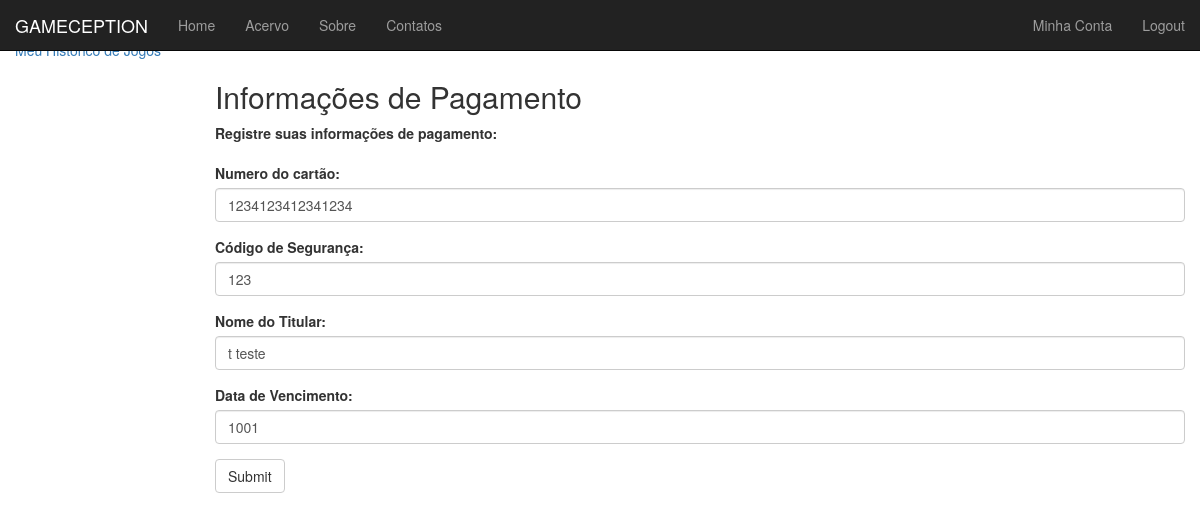
The app's page /Assinante/InfoPagamento/ (signed in) with its own data.
### Assinante/models.py (models this page shows, shortened)
class DadosBancarios(models.Model):
    assinatura = models.OneToOneField(User)
    numeroCartao = models.CharField(max_length=20)
    codigoSeguranca = models.CharField(max_length=3)
    nomeTitular = models.CharField(max_length=200)
    vencimento = models.CharField(max_length=200)

### Assinante/views.py (the view)
def InfoPagamento(request):
    finalizado = False
    if request.method == 'POST':
        form = InfoPagamentoForm(request.POST)      #Se o request for POST o usuario esta submetendo o formulario
        if form.is_valid():
            numeroCartao = form.cleaned_data['numeroCartaoForm']        #Obtem os valores submetidos pelo usuario atraves do formulario
            codigoSeguranca = form.cleaned_data['codigoSegurancaForm']
            nomeTitular = form.cleaned_data['nomeTitularForm']
            vencimento = form.cleaned_data['vencimentoForm']
            username = request.user.get_username()                  #Obtem o nome do usuario
            user = User.objects.get(username=username)
            try:
                dados = DadosBancarios.objects.get(assinatura=user)     #Verifica se o usuario em questao ja possui dados bancarios
            except:     #Colocar o tipo do except
                dados = DadosBancarios.objects.create(assinatura=user)  #Se o usuario nao possuir dados bancarios ainda um objeto eh criado para armazena-los
            dados.numeroCartao = numeroCartao                   #Armazena os dados obtidos do formulario no objeto dados
            dados.codigoSeguranca = codigoSeguranca
            dados.nomeTitular = nomeTitular
            dados.vencimento = vencimento
            dados.save()                            #Salva as alteracoes para o banco de dados
            finalizado = True
    else:
        form = InfoPagamentoForm()
        try:
            username = request.user.get_username()
            user = User.objects.get(username=username)
            dados = DadosBancarios.objects.get(assinatura=user)         #Verifica se o usuario ja possui dados bancarios
            form.fields["numeroCartaoForm"].initial = dados.numeroCartao
            form.fields["codigoSegurancaForm"].initial = dados.codigoSeguranca     #Se existem dados bancarios antigos, estes sao mostrados ao usuario
            form.fields["nomeTitularForm"].initial = dados.nomeTitular             #permitindo a ele alterar alguns valores sem ter que reescrever os demais
            form.fields["vencimentoForm"].initial = dados.vencimento
        except:     #Colocar o tipo do except
            pass
    return render(request, 'Assinante/InfoPagamento.html', {'form': form, 'finalizado': finalizado})

### Assinante/views.py
class InfoPagamentoForm(forms.Form):
    numeroCartaoForm = forms.CharField(label='Numero do cartao', max_length=16, min_length=16)
    codigoSegurancaForm = forms.CharField(label='Codigo de seguranca', max_length=3, min_length=3)
    nomeTitularForm = forms.CharField(label='Nome do titular', max_length=200, min_length=2)
    vencimentoForm = forms.CharField(label='Ano de vencimento', max_length=4, min_length=4)

### Assinante/Templates/Assinante/InfoPagamento.html (shortened to what this page needs)
{% extends "MainPage.html" %}
{% block content %}
    {% if finalizado %}
        Os dados bancarios foram armazenados com sucesso. <a href="{% url 'MinhaConta' %}">Voltar à sua página de assinante</a>
    {% else %}
        <form role="form" action="/Assinante/InfoPagamento/" method="post">
            <h2 class="form-signin-heading">Informações de Pagamento</h2>
            <strong>Registre suas informações de pagamento:</strong><br/><br/>
            <div class="form-group" >
                <p class="required">
                    <label for="{{ form.numeroCartaoForm.id_for_label }}">Numero do cartão:</label>
                    <input class="form-control"  id="{{ form.numeroCartaoForm.id_for_label }}" name="numeroCartaoForm" type="text"  placeholder="Numero do cartão" {% if form.numeroCartaoForm.value != None %}value="{{ form.numeroCartaoForm.value }}" {% endif %}/>
                </p>
            </div>
            <div class="form-group" >
                <p class="required">
                    <label for="{{ form.codigoSegurancaForm.id_for_label }}">Código de Segurança:</label>
                    <input class="form-control"  id="{{ form.codigoSegurancaForm.id_for_label }}" name="codigoSegurancaForm" type="text"  placeholder="Código de Segurança" {% if form.codigoSegurancaForm.value != None %}value="{{ form.codigoSegurancaForm.value }}" {% endif %}/>
                </p>
            </div>
            <div class="form-group" >
                <p class="required">
                    <label for="{{ form.nomeTitularForm.id_for_label }}">Nome do Titular:</label>
                    <input class="form-control"  id="{{ form.nomeTitularForm.id_for_label }}" name="nomeTitularForm" type="text"  placeholder="Nome do Titular" {% if form.nomeTitularForm.value != None %}value="{{ form.nomeTitularForm.value }}" {% endif %}/>
                </p>
            </div>
            <div class="form-group" >
                <p class="required">
                    <label for="{{ form.vencimentoForm.id_for_label }}">Data de Vencimento:</label>
                    <input class="form-control"  id="{{ form.vencimentoForm.id_for_label }}" name="vencimentoForm" type="text"  placeholder="Data de Vencimento" {% if form.vencimentoForm.value != None %}value="{{ form.vencimentoForm.value }}" {% endif %}/>
                </p>
            </div>
            <button type="submit" class="btn btn-default">Submit</button>
        </form>
    {% endif %}
{% endblock %}

### records on screen
DadosBancarios: numeroCartaoForm "1234123412341234", codigoSegurancaForm "123", nomeTitularForm "t teste", vencimentoForm "1001"
